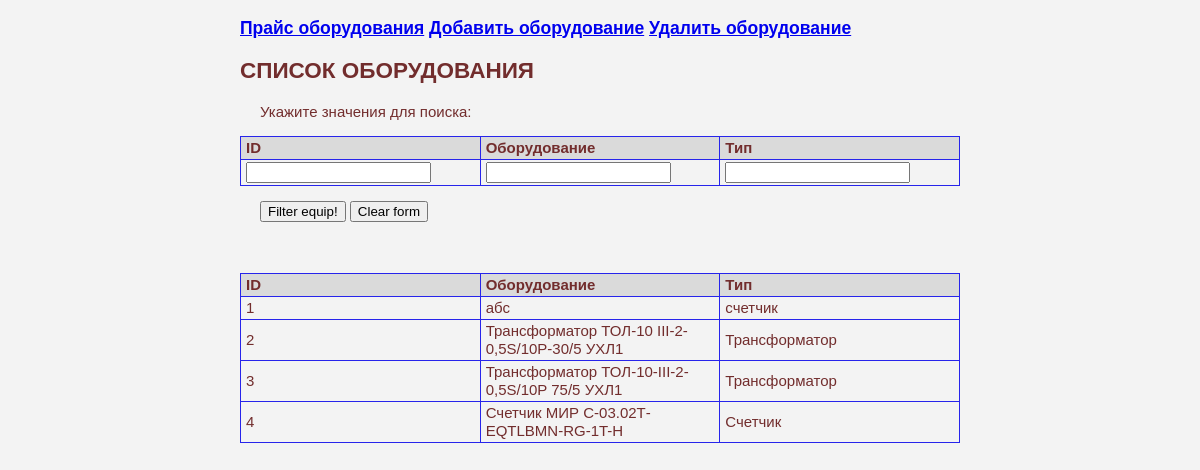
Page /eqip_prices on the earlier database version.
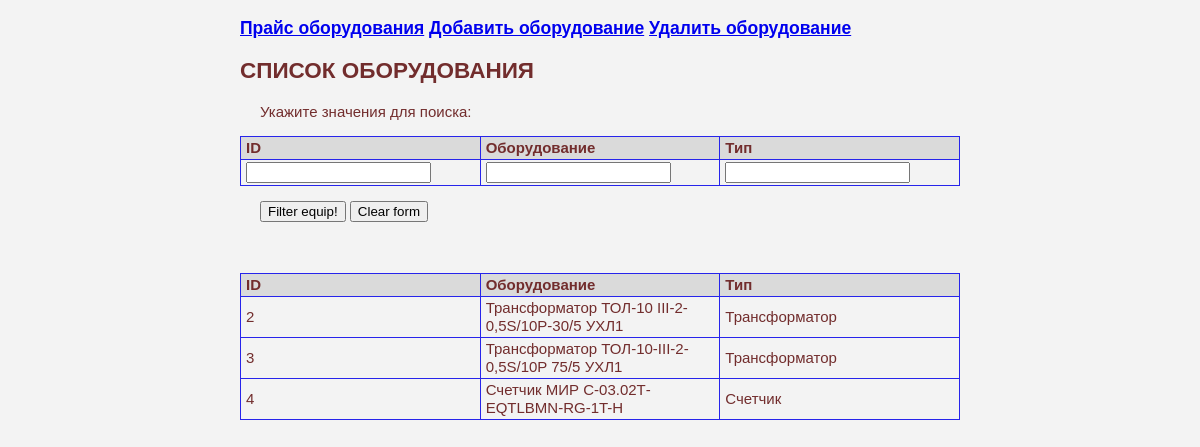
Same page on the later database version.
### tables this page shows
CREATE TABLE equips (
                            id integer not null primary key autoincrement,
                            equip text not null,
                            type text);

### app_equip.py (the view)
@app.route('/')
@app.route('/eqip_prices', methods=['GET','POST'])
def eqip_prices() -> str:
    dbs = db_sqlite.EquipDB()
    s_id = request.form.get('search_id','')
    s_name_eq = request.form.get('search_name_eq','')
    s_type_eq = request.form.get('search_type_eq','')
    result = dbs.get_eqips(s_id, s_name_eq, s_type_eq)
    return render_template('eqip_prices.html', the_title='CПИСОК ОБОРУДОВАНИЯ', the_results=result)

### db_sqlite.py (called while the page is built)
    def get_eqips(self, s_id="", s_name_eq="", s_type_eq=""):
        with sqlite3.connect(self._database) as connection:
            cursor = connection.cursor()
            result = cursor.execute("""select * from equips where id LIKE ? and equip LIKE ? and type LIKE ?""", (f'%{s_id}%',f'%{s_name_eq}%', f'%{s_type_eq}%'))
        return result

### templates/eqip_prices.html
{% extends 'base.html' %}
{% block body %}
<h2>{{ the_title }}</h2>
<form method='POST' action='/eqip_prices'>
    <p>Укажите значения для поиска:</p>
    <table class="table">
        <thead>
        <tr>
            <td>ID</td>
            <td>Оборудование</td>
            <td>Тип</td>
        </tr>
    </thead>
    <tbody>
            <tr>
                <td><input name='search_id' type='TEXT' value=''></td>
                <td><input name='search_name_eq' type='TEXT' value=''></td>
                <td><input name='search_type_eq' type='TEXT' value=''></td>
            </tr>
    </tbody>
    </table>
    <p><input value='Filter equip!' type='SUBMIT'>   <input value='Clear form' type='Reset'></p>
    </form>
<br>
<br>
<table class="table">
<thead>
    <tr>
        <td>ID</td>
        <td>Оборудование</td>
        <td>Тип</td>
    </tr>
</thead>
<tbody>
    {% for i in the_results %}
        <tr>
            <td>{{i[0]}}</td>
            <td>{{i[1]}}</td>
            <td>{{i[2]}}</td>
        </tr>
    {% endfor %}
</tbody>
</table>
{% endblock %}

### templates/base.html (shortened to what this page needs)
<!doctype html>
<html>
    <head>
        <link rel="stylesheet" href="static/main.css" />
    </head>
    <body>
        <h3><a href="/eqip_prices">Прайс оборудования</a> <a href="/add_eqip_form">Добавить оборудование</a> <a href="/del_eqip_form">Удалить оборудование</a></h>
        {% block body %}
        {% endblock %}
    </body>
</html>

### static/main.css (style rules this page uses)
body { font-family: Arial, sans-serif; font-size: 15px; line-height: 1.2; color: #722d2d; background-color: #f3f3f3; margin-left: 20%; margin-right: 20%; margin-top: 0%; margin-bottom: 0%; }
p { text-indent: 20px; }
.table { border: 1px solid #2724eb; width: 100%; border-collapse: collapse; table-layout: fixed; }
.table thead { background-color: #dadada; font-weight: bold; }
.table td { border: 1px solid #2724eb; padding: 2px 5px; }

Differences in the rows shown:
removed equips: id "1", equip "абс", type "счетчик"
